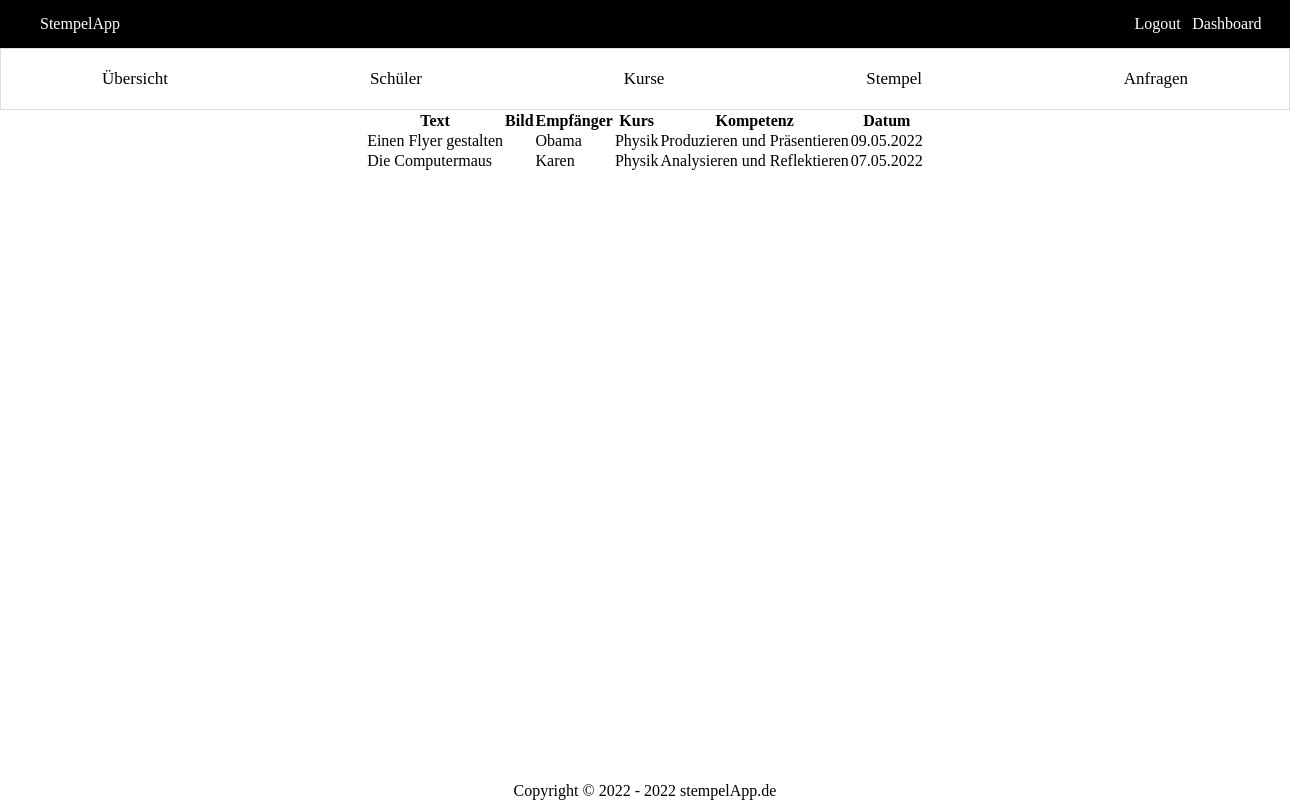
The page /website/dashboard/user/stamp.php?id=31 (signed in) on the database as committed earlier.
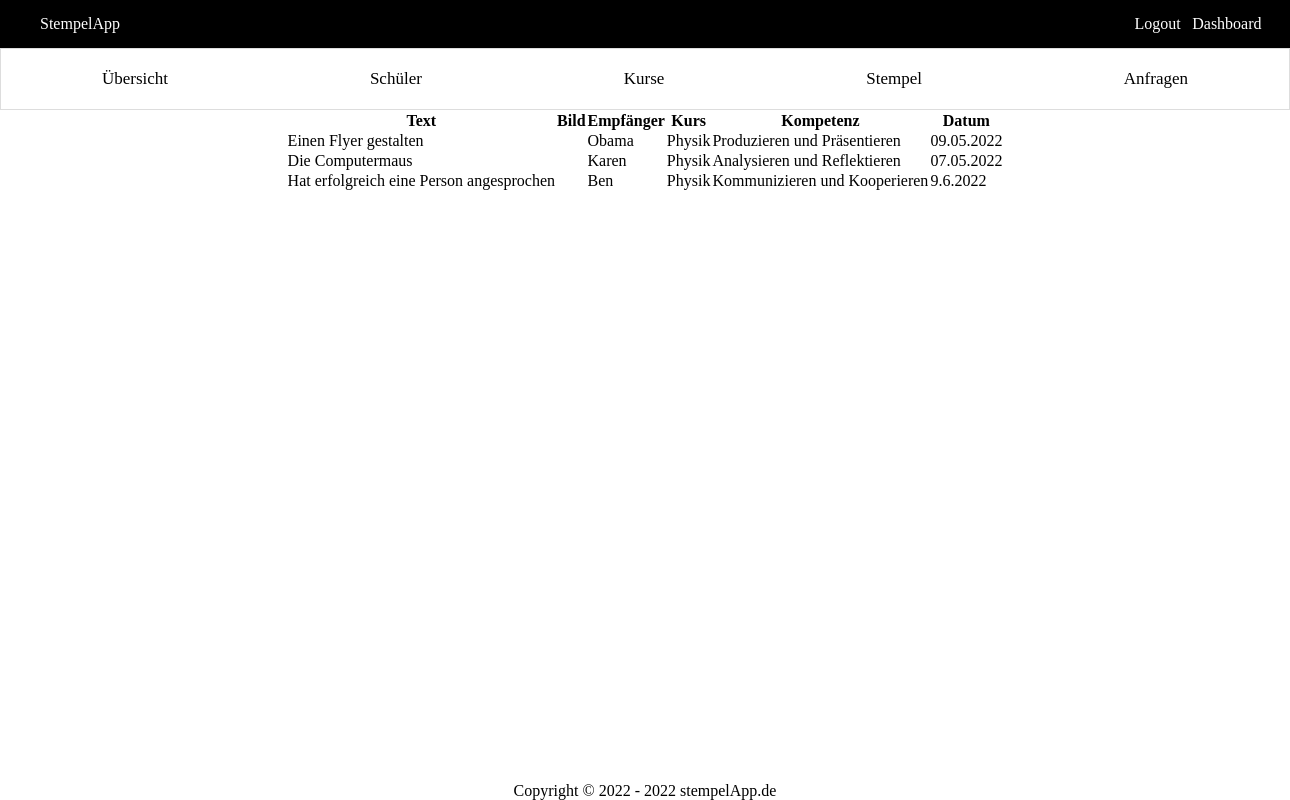
The same page on the database as committed later.
### tables this page shows
CREATE TABLE Stempel (Id INTEGER PRIMARY KEY NOT NULL, Text STRING, Bild STRING, Empfänger INTEGER REFERENCES Nutzer (Id) NOT NULL, Aussteller INTEGER REFERENCES Nutzer (Id) NOT NULL, Kurs INTEGER NOT NULL REFERENCES Kurs (Id), Kompetenz INTEGER NOT NULL REFERENCES Kompetenz (Id), Datum DATETIME NOT NULL);

CREATE TABLE Kurs (Id INTEGER PRIMARY KEY NOT NULL, Name STRING NOT NULL, Stufe STRING NOT NULL, Fach STRING NOT NULL, Lehrer INTEGER REFERENCES Nutzer (Id) NOT NULL);

CREATE TABLE Kompetenz (Id INTEGER PRIMARY KEY NOT NULL, Name STRING NOT NULL, Text STRING NOT NULL);

### website/stempelAppManager.php (called while the page is built, shortened)
<?php
$db = new PDO('sqlite:' . dirname(__FILE__) . '/StempelApp.db');
function getCompetenceNameById($id)
{
    global $db;
    $query =
        'SELECT Name
        FROM Kompetenz
        WHERE Id = :id';
    $stmt = $db->prepare($query);
    $stmt->bindParam(":id", $id);
    $stmt->execute();
    $competence = $stmt->fetch();
    return $competence['Name'];
}
function getUserById($id)
{
    global $db;
    $query =
        'SELECT *
        FROM Nutzer
        WHERE Id = :id';
    $stmt = $db->prepare($query);
    $stmt->bindParam(":id", $id);
    $stmt->execute();
    return $stmt->fetch(PDO::FETCH_ASSOC);
}
function getUserNameById($id)
{
    global $db;
    $query =
        'SELECT Name
        FROM Nutzer
        WHERE Id = :id';
    $stmt = $db->prepare($query);
    $stmt->bindParam(":id", $id);
    $stmt->execute();
    $user = $stmt->fetch(PDO::FETCH_ASSOC);
    return $user['Name'];
}
function getUserByName($name)
{
    global $db;
    $query =
        'SELECT *
        FROM Nutzer
        WHERE Name = :name';
    $stmt = $db->prepare($query);
    $stmt->bindParam(":name", $name);
    $stmt->execute();
    return $stmt->fetch(PDO::FETCH_ASSOC);
}
function getUserIdByName($name)
{
    global $db;
    $query =
        'SELECT Id
        FROM Nutzer
        WHERE Name = :name';
    $stmt = $db->prepare($query);
    $stmt->bindParam(":name", $name);
    $stmt->execute();
    $user = $stmt->fetch(PDO::FETCH_ASSOC);
    return $user['Id'];
}
function isUserAdmin($user): bool
{
    return $user['Rolle'] == ADMIN;
}
function isUserTeacher($user): bool
{
    return $user['Rolle'] == LEHRER;
}
function isUserStudent($user): bool
{
    return $user['Rolle'] == SCHUELER;
}
function isSameUser($user1, $user2): bool
{
    return $user1['Id'] == $user2['Id'];
}
function getCourseNameById($id)
{
    global $db;
    $query =
        'SELECT Name
        FROM Kurs
        WHERE Id = :id';
    $stmt = $db->prepare($query);
    $stmt->bindParam(":id", $id);
    $stmt->execute();
    $course = $stmt->fetch(PDO::FETCH_ASSOC);
    return $course['Name'];
}
function getStamps($selectedUser, $sessionUser)
{
    global $db;
    $parameter = array();
    if (isUserStudent($selectedUser)) {
        $query =
            'SELECT s.Id, s.Text, s.Bild, aussteller.Id as Aussteller, k.Id as Kurs, kom.Id as Kompetenz, Datum
            FROM Stempel s, Nutzer empfänger, Nutzer aussteller, Kurs k, Kompetenz kom
            WHERE empfänger.Id = ?
            AND s.Empfänger = empfänger.Id
            AND s.Aussteller = aussteller.Id
            AND s.Kurs = k.Id
            AND s.Kompetenz = kom.Id';
        $parameter[] = $selectedUser['Id'];
        if (isUserTeacher($sessionUser)) {
            $query .= ' AND k.Lehrer = ?';
            $parameter[] = $sessionUser['Id'];
        }
    } elseif (isUserTeacher($selectedUser)) {
        $query =
            'SELECT s.Id, s.Text, s.Bild, empfänger.Id as Empfänger, k.Id as Kurs, kom.Id as Kompetenz, Datum
            FROM Stempel s, Nutzer empfänger, Nutzer aussteller, Kurs k, Kompetenz kom
            WHERE s.Empfänger = empfänger.Id
            AND s.Aussteller = aussteller.Id
            AND s.Kurs = k.Id
            AND k.Lehrer = ?
            AND s.Kompetenz = kom.Id';
        $parameter[] = $selectedUser['Id'];
    }
    $stmt = $db->prepare($query);
    $stmt->execute($parameter);
    return $stmt->fetchAll(PDO::FETCH_ASSOC);
}

### website/dashboard/user/stamp.php (the view, shortened to what this page needs)
<?php
require_once "../../stempelAppManager.php";
$sessionUser = getUserByName($_SESSION['name']);
$selectedUser = getUserById($_GET['id']);
$stamps = getStamps($selectedUser, $sessionUser);
function printColumnNames()
{
    global $stamps, $sessionUser;
    if (sizeof($stamps) != 0) {
        foreach ($stamps[0] as $key => $stamp) {
            if ($key == 'Id' && !isUserAdmin($sessionUser)) { continue; } ?>
            <th><?= $key ?></th>
        <?php }
    }
}
function printEntityRow($stamp)
{
    global $selectedUser, $sessionUser ?>
    <tr>
        <td><a href="../stamp/entity.php?id=<?= $stamp['Id'] ?>"><?= $stamp['Text'] ?></a></td>
        <td><?= $stamp['Bild'] ?></td>
        <?php if (!isUserStudent($selectedUser)) { ?>
            <td><a href="entity.php?id=<?= $stamp['Empfänger'] ?>"><?= getUserNameById($stamp['Empfänger']) ?></a></td>
        <?php } ?>
        <td><a href="../course/entity.php?id=<?= $stamp['Kurs'] ?>"><?= getCourseNameById($stamp['Kurs']) ?></a></td>
        <td><a href="../../competence.php?id=<?= $stamp['Kompetenz'] ?>"><?= getCompetenceNameById($stamp['Kompetenz']) ?></a></td>
        <td><?= $stamp['Datum'] ?></td>
    </tr>
<?php }
?>
<!DOCTYPE html>
<html lang="en" dir="ltr">
<head>
    <link rel="stylesheet" href="../../css/dashboard.css">
    <link rel="stylesheet" href="../../css/header.css">
    <link rel="stylesheet" href="../../css/footer.css">
    <link rel="stylesheet" href="../../css/config.css">
</head>
<body>
<?php include '../../header.inc.php'; ?>
<?php include 'buttonlist.inc.php'; ?>
<div class="container flex">
    <div class="table">
        <table>
            <tr>
                <?php printColumnNames() ?>
            </tr>
            <?php foreach ($stamps as $stamp) {
                printEntityRow($stamp);
            } ?>
        </table>
    </div>
</div>
<?php include '../../footer.inc.php'; ?>
</body>
</html>

### website/header.inc.php
<?php
require_once "stempelAppManager.php";
?>
<div class="navigation flex">
    <div class="stempel">
        <a href="/index.php" class="nav-item">StempelApp</a>
    </div>
    <div class="flex">
        <?php if (!isset($_SESSION['name'])) { ?>
            <a href="/login/login.php" class="nav-item">Login</a>
        <?php } else { ?>
            <a href="/login/logout.php" class="nav-item">Logout</a>
            <a href="/dashboard/user/entity.php?id=<?= getUserIdByName($_SESSION['name']) ?>" class="nav-item">Dashboard</a>
        <?php } ?>
    </div>
</div>

### website/dashboard/user/buttonlist.inc.php (shortened to what this page needs)
<?php
$sessionUser = getUserByName($_SESSION['name']);
$selectedUser = getUserById($_GET['id']);
?>
<div class="buttonlist">
    <ul class="buttonlist-ul flex">
        <li><a href='entity.php?id=<?= $selectedUser['Id'] ?>' class="button">Übersicht</a></li>
        <?php if (isUserAdmin($sessionUser)) { ?>
            <?php if (isUserTeacher($selectedUser)) { ?>
                <li><a href='user.php?id=<?= $selectedUser['Id'] ?>' class="button">Schüler</a></li>
            <?php } elseif (isUserAdmin($selectedUser)) { ?>
                <li><a href='user.php?id=<?= $selectedUser['Id'] ?>' class="button">Nutzer</a></li>
            <?php } elseif (isUserStudent($selectedUser)) { ?>
                <li><a href='user.php?id=<?= $selectedUser['Id'] ?>' class="button">Lehrer</a></li>
            <?php } ?>
            <li><a href='course.php?id=<?= $selectedUser['Id'] ?>' class="button">Kurse</a></li>
            <li><a href='stamp.php?id=<?= $selectedUser['Id'] ?>' class="button">Stempel</a></li>
            <li><a href='request.php?id=<?= $selectedUser['Id'] ?>' class="button">Anfragen</a></li>
        <?php } elseif (isUserTeacher($sessionUser)) { ?>
            <?php if (isSameUser($sessionUser, $selectedUser)) { ?>
                <li><a href='user.php?id=<?= $selectedUser['Id'] ?>' class="button">Schüler</a></li>
                <li><a href='course.php?id=<?= $selectedUser['Id'] ?>' class="button">Kurse</a></li>
                <li><a href='stamp.php?id=<?= $selectedUser['Id'] ?>' class="button">Stempel</a></li>
                <li><a href='request.php?id=<?= $selectedUser['Id'] ?>' class="button">Anfragen</a></li>
            <?php } elseif (isUserStudent($selectedUser)) { ?>
                <li><a href='course.php?id=<?= $selectedUser['Id'] ?>' class="button">Kurse</a></li>
                <li><a href='stamp.php?id=<?= $selectedUser['Id'] ?>' class="button">Stempel</a></li>
                <li><a href='request.php?id=<?= $selectedUser['Id'] ?>' class="button">Anfragen</a></li>
            <?php } ?>
        <?php } ?>
    </ul>
</div>

### website/footer.inc.php
<?php
require_once "stempelAppManager.php";
?>
<div class="footer">
    <p>Copyright &copy; 2022 - <?php echo date("Y") ?> stempelApp.de</p>
</div>

### website/css/dashboard.css (style rules this page uses)
li { list-style: none; }
a { text-decoration: none; color: black; }
.button { color: black; }
ul { list-style-type: none; padding: 0; border: 1px solid #ddd; list-style-type: none; line-height: 60px; }
ul li { padding: 0px 100px 0px 100px; }
.buttonlist-ul { justify-content: space-around; }
.buttonlist { font-family: Montserrat; font-size: 17px; z-index: 10; }
.container { width: 100%; height: 60%; justify-content: space-around; position: absolute; flex-wrap: wrap; align-items: flex-start; }

### website/css/header.css (style rules this page uses)
.flex { display: flex; }
.navigation { justify-content: space-between; font-family: Montserrat; padding: 15px 40px; background-color: black; }
.nav-item { margin-right: 10%; text-decoration: none; color: white; }

### website/css/footer.css (style rules this page uses)
.footer { text-align: center; position: absolute; bottom: 0; width: 100%; }

### website/css/config.css (style rules this page uses)
* { margin: 0; padding: 0; border: 0; }
html,body { height: 100%; }

Rows that differ between the two databases and show on the page:
added stempel: Text "Hat erfolgreich eine Person angesprochen", Empfänger "Ben", Kurs.Name "Physik", Kompetenz.Name "Kommunizieren und Kooperieren", Datum "9.6.2022"
